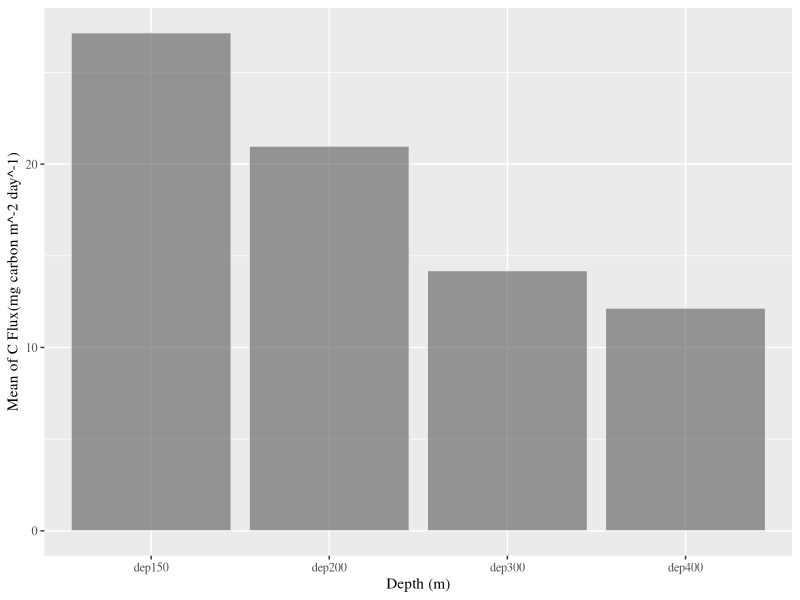
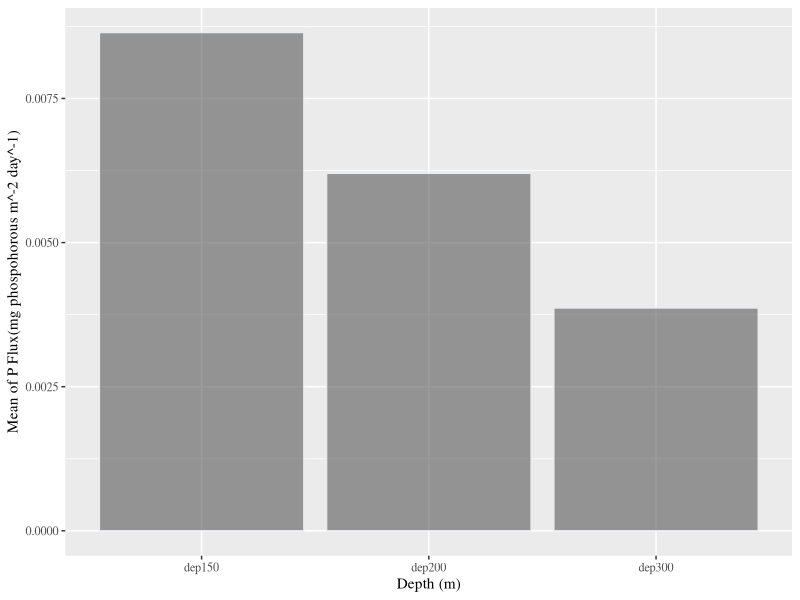
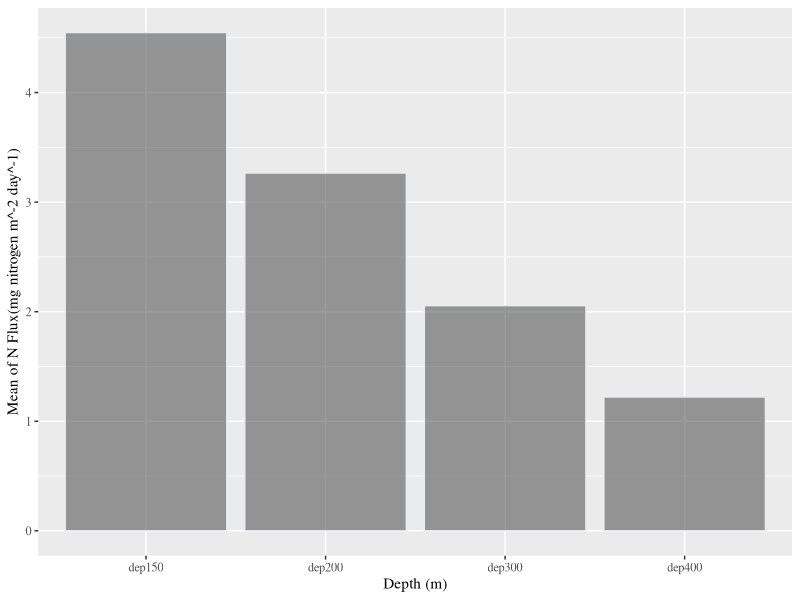
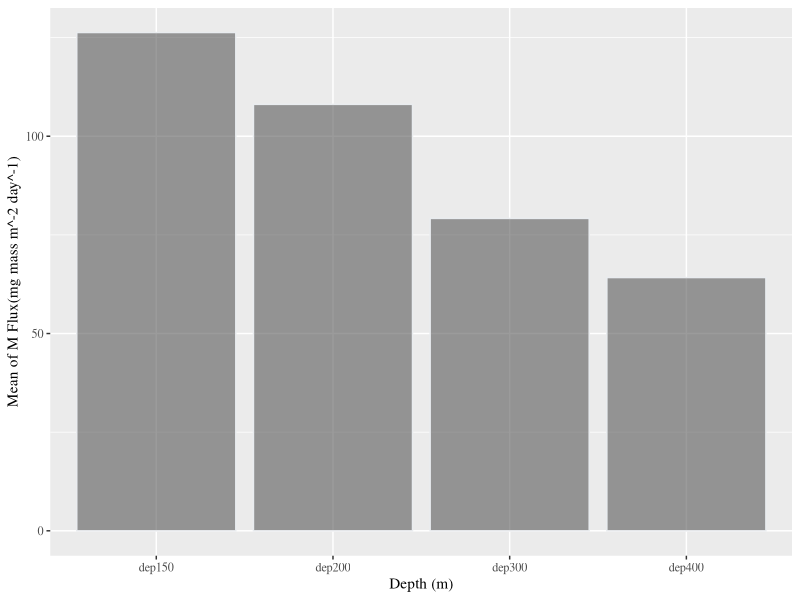
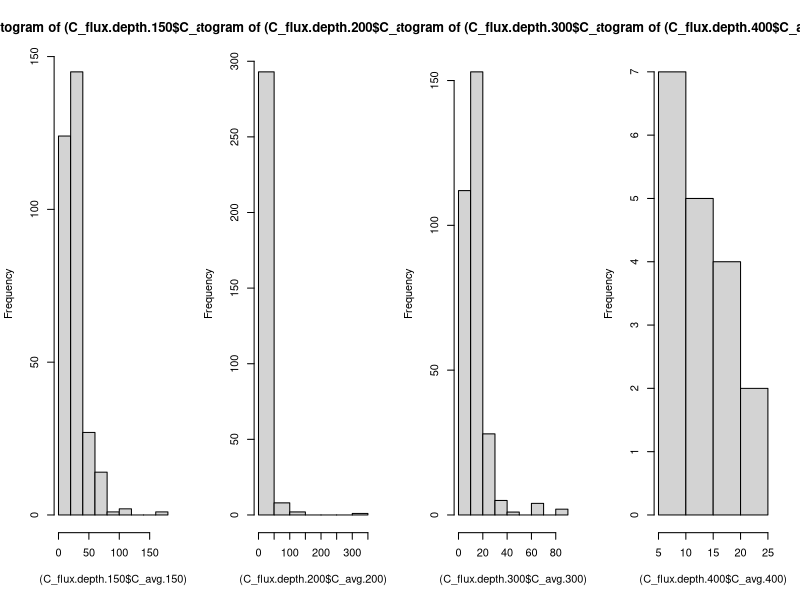
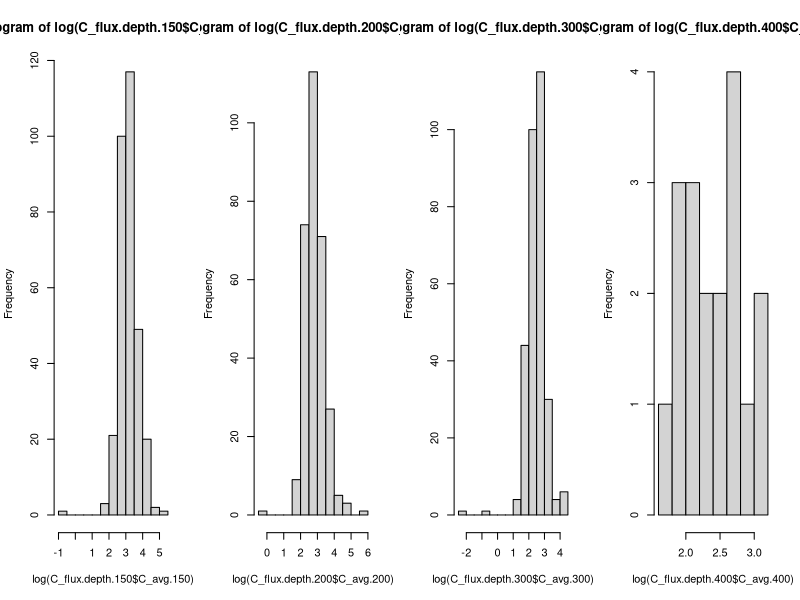
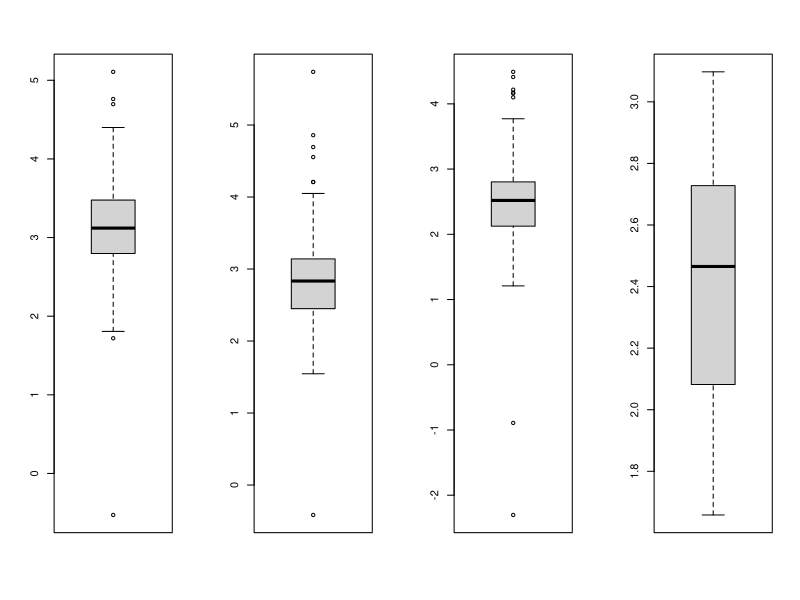
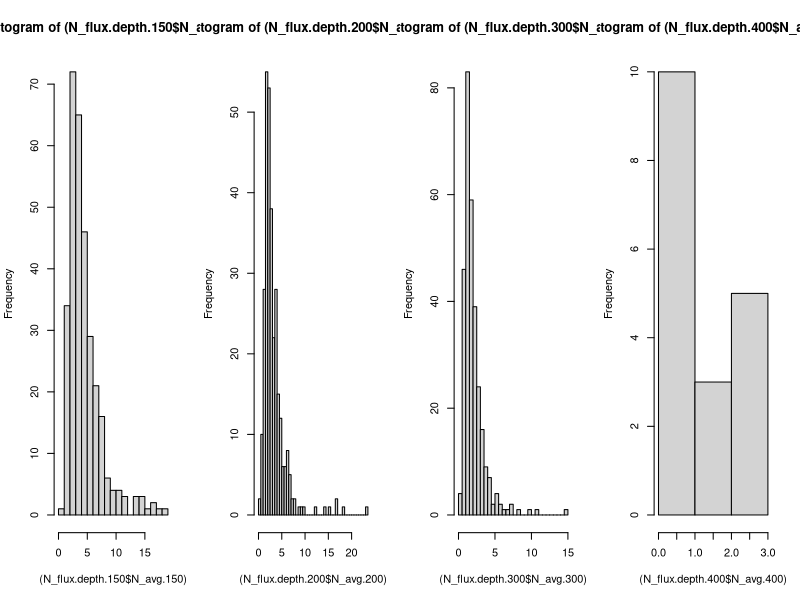

These figures' R source, in order:
## ---- chunk 1
rm(list=ls(all=TRUE))  #Housekeeping: clear out old files

options(warn = -1)
knitr::opts_chunk$set(echo = T, fig.height=6, fig.width=8, warning = F, message = F) 
## ---- chunk 2
bats_flux <- read.csv("bats_flux.csv")

delete.na <- function(DF, n=0) {
  DF[rowSums(is.na(DF)) <= n,]
} #Function that takes rows out that contains NAs 
bats_flux.noNA <- delete.na(bats_flux) # Take out rows containing NAs 

# Too many observations taken out, lets subset a new data frame

Data <- subset(bats_flux,select = c("cr","dep","yymmdd1","yymmdd2","Lat2","Lat2.1","Long1","Long2","M_avg","C_avg","N_avg","P_avg"))
Data.noNA <- delete.na(Data)

# now we can use Data.noNA to compare each flux to one another, since no flux contains NAs

## ---- chunk 3
head(Data.noNA)
## ---- chunk 4
# separate each flux into its own dataframe 
# delete rows that contain NAs 
C_flux.data <- delete.na(subset(Data,select = c("cr","dep","yymmdd1","yymmdd2","Lat2","Lat2.1","Long1","Long2","C_avg")))
N_flux.data <- delete.na(subset(Data,select = c("cr","dep","yymmdd1","yymmdd2","Lat2","Lat2.1","Long1","Long2","N_avg")))
P_flux.data <- delete.na(subset(Data,select = c("cr","dep","yymmdd1","yymmdd2","Lat2","Lat2.1","Long1","Long2","P_avg")))
M_flux.data <- delete.na(subset(Data,select = c("cr","dep","yymmdd1","yymmdd2","Lat2","Lat2.1","Long1","Long2","M_avg")))
## ---- chunk 5
# Subset each depth and rename columns 
library(tidyverse)
library(dplyr)
# use tideyverse instead
C_flux.depth.150 <- subset(C_flux.data, dep == 150)
C_flux.depth.150 <- rename(C_flux.depth.150,c("dep.150" = "dep"))
C_flux.depth.150 <- rename(C_flux.depth.150, c("C_avg.150" = "C_avg" ))
C_flux.depth.200 <- subset(C_flux.data, dep == 200)
C_flux.depth.200 <- rename(C_flux.depth.200, c("dep.200"="dep"))
C_flux.depth.200 <- rename(C_flux.depth.200, c("C_avg.200" ="C_avg"))
C_flux.depth.300 <- subset(C_flux.data, dep == 300)
C_flux.depth.300 <- rename(C_flux.depth.300, c("dep.300"="dep"))
C_flux.depth.300 <- rename(C_flux.depth.300, c("C_avg.300" ="C_avg"))
C_flux.depth.400 <- subset(C_flux.data, dep == 400)
C_flux.depth.400 <- rename(C_flux.depth.400, c("dep.400"="dep"))
C_flux.depth.400 <- rename(C_flux.depth.400, c("C_avg.400" ="C_avg"))
## ---- chunk 6
N_flux.depth.150 <- subset(N_flux.data, dep == 150)
N_flux.depth.150 <- rename(N_flux.depth.150, c("dep.150"="dep"))
N_flux.depth.150 <- rename(N_flux.depth.150, c("N_avg.150" ="N_avg"))
N_flux.depth.200 <- subset(N_flux.data, dep == 200)
N_flux.depth.200 <- rename(N_flux.depth.200, c("dep.200"="dep"))
N_flux.depth.200 <- rename(N_flux.depth.200, c("N_avg.200" ="N_avg"))
N_flux.depth.300 <- subset(N_flux.data, dep == 300)
N_flux.depth.300 <- rename(N_flux.depth.300, c("dep.300"="dep"))
N_flux.depth.300 <- rename(N_flux.depth.300, c("N_avg.300" ="N_avg"))
N_flux.depth.400 <- subset(N_flux.data, dep == 400)
N_flux.depth.400 <- rename(N_flux.depth.400, c("dep.400"="dep"))
N_flux.depth.400 <- rename(N_flux.depth.400, c("N_avg.400" ="N_avg"))
## ---- chunk 7
P_flux.depth.150 <- subset(P_flux.data, dep == 150)
P_flux.depth.150 <- rename(P_flux.depth.150, c("dep.150"="dep"))
P_flux.depth.150 <- rename(P_flux.depth.150, c("P_avg.150" ="P_avg"))
P_flux.depth.200 <- subset(P_flux.data, dep == 200)
P_flux.depth.200 <- rename(P_flux.depth.200, c("dep.200"="dep"))
P_flux.depth.200 <- rename(P_flux.depth.200, c("P_avg.200" ="P_avg"))
P_flux.depth.300 <- subset(P_flux.data, dep == 300)
P_flux.depth.300 <- rename(P_flux.depth.300, c("dep.300"="dep"))
P_flux.depth.300 <- rename(P_flux.depth.300, c("P_avg.300" ="P_avg"))
P_flux.depth.400 <- subset(P_flux.data, dep == 400)
P_flux.depth.400 <- rename(P_flux.depth.400, c("dep.400"="dep"))
P_flux.depth.400 <- rename(P_flux.depth.400, c("P_avg.400" ="P_avg"))
## ---- chunk 8
M_flux.depth.150 <- subset(M_flux.data, dep == 150)
M_flux.depth.150 <- rename(M_flux.depth.150, c("dep.150"="dep"))
M_flux.depth.150 <- rename(M_flux.depth.150, c("M_avg.150" ="M_avg"))
M_flux.depth.200 <- subset(M_flux.data, dep == 200)
M_flux.depth.200 <- rename(M_flux.depth.200, c("dep.200"="dep"))
M_flux.depth.200 <- rename(M_flux.depth.200, c("M_avg.200" ="M_avg"))
M_flux.depth.300 <- subset(M_flux.data, dep == 300)
M_flux.depth.300 <- rename(M_flux.depth.300, c("dep.300"="dep"))
M_flux.depth.300 <- rename(M_flux.depth.300, c("M_avg.300" ="M_avg"))
M_flux.depth.400 <- subset(M_flux.data, dep == 400)
M_flux.depth.400 <- rename(M_flux.depth.400, c("dep.400"="dep"))
M_flux.depth.400 <- rename(M_flux.depth.400, c("M_avg.400" ="M_avg"))
## ---- chunk 9
#n values for C-flux
length(C_flux.depth.150$C_avg.150)
length(C_flux.depth.200$C_avg.200)
length(C_flux.depth.300$C_avg.300)
length(C_flux.depth.400$C_avg.400)
## ---- chunk 10
muCflux150 <- mean(C_flux.depth.150$C_avg.150) #focusing on mean of C-avg at depth 150
s.e150c <- sd(C_flux.depth.150$C_avg.150) / sqrt(314)  #need to find s.e

muCflux200 <- mean(C_flux.depth.200$C_avg.200) #focusing on mean of C-avg at depth 200
s.e200c <- sd(C_flux.depth.200$C_avg.200) / sqrt(304)

muCflux300 <- mean(C_flux.depth.300$C_avg.300) #focusing on mean of C-avg at depth 300
s.e300c <- sd(C_flux.depth.300$C_avg.300) / sqrt(305)

muCflux400 <- mean(C_flux.depth.400$C_avg.400) #focusing on mean of C-avg at depth 400
s.e400c <- sd(C_flux.depth.400$C_avg.400) / sqrt(18)

bar.Cflux <- data.frame(c("dep150","dep200","dep300","dep400"), c(muCflux150,muCflux200,muCflux300,muCflux400), c(s.e150c,s.e200c,s.e300c,s.e400c))
colnames(bar.Cflux)[1] <- "Depth"
colnames(bar.Cflux)[2] <- "C_flux.Mean"
colnames(bar.Cflux)[3] <- "C_flux.SE"
bar.Cflux
## ---- chunk 11
library(ggplot2)
library(dplyr)
library(viridisLite)

Viridis_palette <- viridis(40)[seq(1,40, 2)]
xval <- bar.Cflux$Depth #character objects need quotes
yval <- bar.Cflux$`C_flux.Mean`

ggplot()+geom_col(bar.Cflux, mapping=aes(x= Depth, y = C_flux.Mean), color="#e9ecef", alpha=0.6,) +                                     
xlab("Depth (m)") + ylab("Mean of C Flux(mg carbon m^-2 day^-1)") +                
                                           
 theme(text = element_text(family = 'serif')) +                       
scale_fill_manual(values = Viridis_palette)                        
## ---- chunk 12
#n values for P-flux
length(P_flux.depth.150$P_avg.150)
length(P_flux.depth.200$P_avg.200)
length(P_flux.depth.300$P_avg.300)
length(P_flux.depth.400$P_avg.400)
## ---- chunk 13
muPflux150 <- mean(P_flux.depth.150$P_avg.150) #focusing on mean of P-avg at depth 150
s.e150p <- sd(P_flux.depth.150$P_avg.150) / sqrt(109)  #need to find s.e

muPflux200 <- mean(P_flux.depth.200$P_avg.200) #focusing on mean of P-avg at depth 200
s.e200p <- sd(P_flux.depth.200$P_avg.200) / sqrt(106)

muPflux300 <- mean(P_flux.depth.300$P_avg.300) #focusing on mean of P-avg at depth 300
s.e300p <- sd(P_flux.depth.300$P_avg.300) / sqrt(105)

bar.Pflux <- data.frame(c("dep150","dep200","dep300"), c(muPflux150,muPflux200,muPflux300), c(s.e150p,s.e200p,s.e300p))
colnames(bar.Pflux)[1] <- "Depth"
colnames(bar.Pflux)[2] <- "P_flux.Mean"
colnames(bar.Pflux)[3] <- "P_flux.SE"
bar.Pflux
## ---- chunk 14
library(ggplot2)
library(dplyr)
library(viridisLite)

Viridis_palette <- viridis(40)[seq(1,40, 2)]
xval <- bar.Pflux$Depth #character objects need quotes
yval <- bar.Pflux$`P_flux.Mean`

ggplot()+geom_col(bar.Pflux, mapping=aes(x= Depth, y = P_flux.Mean), color="#e9ecef", alpha=0.6,) +                                     
xlab("Depth (m)") + ylab("Mean of P Flux(mg phospohorous m^-2 day^-1)") +                
                                           
 theme(text = element_text(family = 'serif')) +                       
scale_fill_manual(values = Viridis_palette)                        
## ---- chunk 15
#n values for N-flux
length(N_flux.depth.150$N_avg.150)
length(N_flux.depth.200$N_avg.200)
length(N_flux.depth.300$N_avg.300)
length(N_flux.depth.400$N_avg.400)
## ---- chunk 16
muNflux150 <- mean(N_flux.depth.150$N_avg.150) #focusing on mean of P-avg at depth 150
s.e150n <- sd(N_flux.depth.150$N_avg.150) / sqrt(312)  #need to find s.e

muNflux200 <- mean(N_flux.depth.200$N_avg.200) #focusing on mean of P-avg at depth 200
s.e200n <- sd(N_flux.depth.200$N_avg.200) / sqrt(302)

muNflux300 <- mean(N_flux.depth.300$N_avg.300) #focusing on mean of P-avg at depth 300
s.e300n <- sd(N_flux.depth.300$N_avg.300) / sqrt(303)

muNflux400 <- mean(N_flux.depth.400$N_avg.400) #focusing on mean of C-avg at depth 400
s.e400n <- sd(N_flux.depth.400$N_avg.400) / sqrt(18)

bar.Nflux <- data.frame(c("dep150","dep200","dep300","dep400"), c(muNflux150,muNflux200,muNflux300,muNflux400), c(s.e150n,s.e200n,s.e300n,s.e400n))
colnames(bar.Nflux)[1] <- "Depth"
colnames(bar.Nflux)[2] <- "N_flux.Mean"
colnames(bar.Nflux)[3] <- "N_flux.SE"
bar.Nflux
## ---- chunk 17
library(ggplot2)
library(dplyr)
library(viridisLite)

Viridis_palette <- viridis(40)[seq(1,40, 2)]
xval <- bar.Nflux$Depth #character objects need quotes
yval <- bar.Nflux$`N_flux.Mean`

ggplot()+geom_col(bar.Nflux, mapping=aes(x= Depth, y = N_flux.Mean), color="#e9ecef", alpha=0.6,) +                                     
xlab("Depth (m)") + ylab("Mean of N Flux(mg nitrogen m^-2 day^-1)") +                
                                           
 theme(text = element_text(family = 'serif')) +                       
scale_fill_manual(values = Viridis_palette)                        
## ---- chunk 18
#n values for M-flux
length(M_flux.depth.150$M_avg.150)
length(M_flux.depth.200$M_avg.200)
length(M_flux.depth.300$M_avg.300)
length(M_flux.depth.400$M_avg.400)
## ---- chunk 19
muMflux150 <- mean(M_flux.depth.150$M_avg.150) #focusing on mean of P-avg at depth 150
s.e150m <- sd(M_flux.depth.150$M_avg.150) / sqrt(314)  #need to find s.e

muMflux200 <- mean(M_flux.depth.200$M_avg.200) #focusing on mean of P-avg at depth 200
s.e200m <- sd(M_flux.depth.200$M_avg.200) / sqrt(305)

muMflux300 <- mean(M_flux.depth.300$M_avg.300) #focusing on mean of P-avg at depth 300
s.e300m <- sd(M_flux.depth.300$M_avg.300) / sqrt(305)

muMflux400 <- mean(M_flux.depth.400$M_avg.400) #focusing on mean of C-avg at depth 400
s.e400m <- sd(M_flux.depth.400$M_avg.400) / sqrt(17)

bar.Mflux <- data.frame(c("dep150","dep200","dep300","dep400"), c(muMflux150,muMflux200,muMflux300,muMflux400), c(s.e150m,s.e200m,s.e300m,s.e400m))
colnames(bar.Mflux)[1] <- "Depth"
colnames(bar.Mflux)[2] <- "M_flux.Mean"
colnames(bar.Mflux)[3] <- "M_flux.SE"
bar.Mflux
## ---- chunk 20
library(ggplot2)
library(dplyr)
library(viridisLite)

Viridis_palette <- viridis(40)[seq(1,40, 2)]
xval <- bar.Mflux$Depth #character objects need quotes
yval <- bar.Mflux$`M_flux.Mean`

ggplot()+geom_col(bar.Mflux, mapping=aes(x= Depth, y = M_flux.Mean), color="#e9ecef", alpha=0.6,) +                                     
xlab("Depth (m)") + ylab("Mean of M Flux(mg mass m^-2 day^-1)") +                
                                           
 theme(text = element_text(family = 'serif')) +                       
scale_fill_manual(values = Viridis_palette)                        
## ---- chunk 21
# Checking for normaility and no outliers in Carbon Flux 
par(mfrow=c(1,4))
hist((C_flux.depth.150$C_avg.150))
hist((C_flux.depth.200$C_avg.200))
hist((C_flux.depth.300$C_avg.300))
hist((C_flux.depth.400$C_avg.400))

# using natural log to Transform the data 
par(mfrow=c(1,4))
hist(log(C_flux.depth.150$C_avg.150))
hist(log(C_flux.depth.200$C_avg.200))
hist(log(C_flux.depth.300$C_avg.300))
hist(log(C_flux.depth.400$C_avg.400))

# Checking for outliers
par(mfrow=c(1,4))
boxplot(log(C_flux.depth.150$C_avg.150))
boxplot(log(C_flux.depth.200$C_avg.200))
boxplot(log(C_flux.depth.300$C_avg.300))
boxplot(log(C_flux.depth.400$C_avg.400))
## ---- chunk 22
# Checking for normaility and no outliers in Nitrogen Flux 
par(mfrow=c(1,4))
hist((N_flux.depth.150$N_avg.150), breaks = "FD")
hist((N_flux.depth.200$N_avg.200), breaks = "FD")
hist((N_flux.depth.300$N_avg.300), breaks = "FD")
hist((N_flux.depth.400$N_avg.400), breaks = "FD")

# using natural log to Transform the data 
par(mfrow=c(1,4))
hist(log(N_flux.depth.150$N_avg.150))
hist(log(N_flux.depth.200$N_avg.200))
hist(log(N_flux.depth.300$N_avg.300))
hist(log(N_flux.depth.400$N_avg.400))

# Checking for outliers
par(mfrow=c(1,4))
boxplot(log(N_flux.depth.150$N_avg.150))
boxplot(log(N_flux.depth.200$N_avg.200))
boxplot(log(N_flux.depth.300$N_avg.300))
boxplot(log(N_flux.depth.400$N_avg.400))
## ---- chunk 23
# Checking for normaility and no outliers in Phosporous Flux 
par(mfrow=c(1,3))
hist((P_flux.depth.150$P_avg.150), breaks = "FD")
hist((P_flux.depth.200$P_avg.200), breaks = "FD")
hist((P_flux.depth.300$P_avg.300), breaks = "FD")

# using natural log to Transform the data 
par(mfrow=c(1,3))
hist(log(P_flux.depth.150$P_avg.150))
hist(log(P_flux.depth.200$P_avg.200))
hist(log(P_flux.depth.300$P_avg.300))

# Checking for outliers
par(mfrow=c(1,3))
boxplot(log(P_flux.depth.150$P_avg.150))
boxplot(log(P_flux.depth.200$P_avg.200))
boxplot(log(P_flux.depth.300$P_avg.300))
## ---- chunk 24
# Checking for normaility and no outliers in Mass Flux 
par(mfrow=c(1,4))
hist((M_flux.depth.150$M_avg.150), breaks = "FD")
hist((M_flux.depth.200$M_avg.200), breaks = "FD")
hist((M_flux.depth.300$M_avg.300), breaks = "FD")
hist((M_flux.depth.400$M_avg.400), breaks = "FD")

# using natural log to Transform the data 
par(mfrow=c(1,4))
hist(log(M_flux.depth.150$M_avg.150))
hist(log(M_flux.depth.200$M_avg.200))
hist(log(M_flux.depth.300$M_avg.300))
hist(log(M_flux.depth.400$M_avg.400))

# Checking for outliers
par(mfrow=c(1,4))
boxplot(log(M_flux.depth.150$M_avg.150))
boxplot(log(M_flux.depth.200$M_avg.200))
boxplot(log(M_flux.depth.300$M_avg.300))
boxplot(log(M_flux.depth.400$M_avg.400))
## ---- chunk 25
#create D-bar for each paired group
C.depth.150.200 <- merge(C_flux.depth.150,C_flux.depth.200,by = c("cr","yymmdd1","yymmdd2","Lat2","Lat2.1","Long1","Long2"))
C.depth.150.200$D_bar <- C.depth.150.200$C_avg.150 - C.depth.150.200$C_avg.200

C.depth.200.300 <- merge(C_flux.depth.200,C_flux.depth.300,by = c("cr","yymmdd1","yymmdd2","Lat2","Lat2.1","Long1","Long2"))
C.depth.200.300$D_bar <- C.depth.200.300$C_avg.200 - C.depth.200.300$C_avg.300

N.depth.150.200 <- merge(N_flux.depth.150,N_flux.depth.200,by = c("cr","yymmdd1","yymmdd2","Lat2","Lat2.1","Long1","Long2"))
N.depth.150.200$D_bar <- N.depth.150.200$N_avg.150 - N.depth.150.200$N_avg.200

N.depth.200.300 <- merge(N_flux.depth.200,N_flux.depth.300,by = c("cr","yymmdd1","yymmdd2","Lat2","Lat2.1","Long1","Long2"))
N.depth.200.300$D_bar <- N.depth.200.300$N_avg.200 - N.depth.200.300$N_avg.300

P.depth.150.200 <- merge(P_flux.depth.150,P_flux.depth.200,by = c("cr","yymmdd1","yymmdd2","Lat2","Lat2.1","Long1","Long2"))
P.depth.150.200$D_bar <- P.depth.150.200$P_avg.150 - P.depth.150.200$P_avg.200

P.depth.200.300 <- merge(P_flux.depth.200,P_flux.depth.300,by = c("cr","yymmdd1","yymmdd2","Lat2","Lat2.1","Long1","Long2"))
P.depth.200.300$D_bar <- P.depth.200.300$P_avg.200 - P.depth.200.300$P_avg.300

M.depth.150.200 <- merge(M_flux.depth.150,M_flux.depth.200,by = c("cr","yymmdd1","yymmdd2","Lat2","Lat2.1","Long1","Long2"))
M.depth.150.200$D_bar <- M.depth.150.200$M_avg.150 - M.depth.150.200$M_avg.200

M.depth.200.300 <- merge(M_flux.depth.200,M_flux.depth.300,by = c("cr","yymmdd1","yymmdd2","Lat2","Lat2.1","Long1","Long2"))
M.depth.200.300$D_bar <- M.depth.200.300$M_avg.200 - M.depth.200.300$M_avg.300

D_bar.mean <- data.frame(c("dep150.200","dep200.300"), c(mean(C.depth.150.200$D_bar), mean(C.depth.200.300$D_bar)), c(mean(N.depth.150.200$D_bar), mean(N.depth.200.300$D_bar)), c(mean(P.depth.150.200$D_bar), mean(P.depth.200.300$D_bar)), c(mean(M.depth.150.200$D_bar), mean(M.depth.200.300$D_bar)))
colnames(D_bar.mean)[1] <- "Depth.Compare"
colnames(D_bar.mean)[2] <- "C_flux"
colnames(D_bar.mean)[3] <- "N_flux"
colnames(D_bar.mean)[4] <- "P_flux"
colnames(D_bar.mean)[5] <- "M_flux"
D_bar.mean
## ---- chunk 26
#check distribution of D-bar (difference between paried depth samples)

# Carbon 
par(mfrow=c(1,3))
hist(C.depth.150.200$D_bar, breaks = "FD")
hist(log(C.depth.150.200$D_bar), breaks = "FD") #try lo transform 
boxplot(log(C.depth.150.200$D_bar)) #lots of outliers 

par(mfrow=c(1,3))
hist(C.depth.200.300$D_bar, breaks = "FD")
hist(log(C.depth.200.300$D_bar), breaks = "FD") #try lo transform 
boxplot(log(C.depth.200.300$D_bar)) #lots of outliers 

# Nitrogen
par(mfrow=c(1,3))
hist(N.depth.150.200$D_bar, breaks = "FD")
hist(log(N.depth.150.200$D_bar), breaks = "FD") #try lo transform 
boxplot(log(N.depth.150.200$D_bar)) #lots of outliers 

par(mfrow=c(1,3))
hist(N.depth.200.300$D_bar, breaks = "FD")
hist(log(N.depth.200.300$D_bar), breaks = "FD") #try lo transform 
boxplot(log(N.depth.200.300$D_bar)) #lots of outliers 

# Phosphorous
par(mfrow=c(1,3))
hist(P.depth.150.200$D_bar, breaks = "FD")
hist(log(P.depth.150.200$D_bar), breaks = "FD") #try lo transform 
boxplot(log(P.depth.150.200$D_bar)) #lots of outliers 

par(mfrow=c(1,3))
hist(P.depth.200.300$D_bar, breaks = "FD")
hist(log(P.depth.200.300$D_bar), breaks = "FD") #try lo transform 
boxplot(log(P.depth.200.300$D_bar)) #lots of outliers 

# Mass 
par(mfrow=c(1,3))
hist(M.depth.150.200$D_bar, breaks = "FD")
hist(log(M.depth.150.200$D_bar), breaks = "FD") #try lo transform 
boxplot(log(M.depth.150.200$D_bar)) #lots of outliers 

par(mfrow=c(1,3))
hist(M.depth.200.300$D_bar, breaks = "FD")
hist(log(M.depth.200.300$D_bar), breaks = "FD") #try lo transform 
boxplot(log(M.depth.200.300$D_bar)) #lots of outliers 
## ---- chunk 27
t.test(log(C.depth.150.200$C_avg.150) ,log(C.depth.150.200$C_avg.200), alternative = "greater", paired = TRUE, var.equal = TRUE)

## ---- chunk 28
t.test(log(C.depth.200.300$C_avg.200) ,log(C.depth.200.300$C_avg.300), alternative = "greater", paired = TRUE, var.equal = TRUE)
## ---- chunk 29
t.test(log(N.depth.150.200$N_avg.150) ,log(N.depth.150.200$N_avg.200), alternative = "greater", paired = TRUE, var.equal = TRUE)
## ---- chunk 30
t.test(log(N.depth.200.300$N_avg.200) ,log(N.depth.200.300$N_avg.300), alternative = "greater", paired = TRUE, var.equal = TRUE)
## ---- chunk 31
t.test(log(P.depth.150.200$P_avg.150) ,log(P.depth.150.200$P_avg.200), alternative = "greater", paired = TRUE, var.equal = TRUE)
## ---- chunk 32
t.test(log(P.depth.200.300$P_avg.200) ,log(P.depth.200.300$P_avg.300), alternative = "greater", paired = TRUE, var.equal = TRUE)
## ---- chunk 33
t.test(log(M.depth.150.200$M_avg.150) ,log(M.depth.150.200$M_avg.200), alternative = "greater", paired = TRUE, var.equal = TRUE)
## ---- chunk 34
t.test(log(M.depth.200.300$M_avg.200) ,log(M.depth.200.300$M_avg.300), alternative = "greater", paired = TRUE, var.equal = TRUE)
## ---- chunk 35
# plotting each nutrient flux against mass flux

#plot(Data.noNA) # we see some relationships between mass flux and the rest of the nutrient fluxes
par(mfrow=c(1,3))
plot(log(Data.noNA$C_avg),log(Data.noNA$M_avg)) #good linearity, but clumping
lmfit_C.M <- lm(log(M_avg) ~ log(C_avg), data = Data.noNA)
summary(lmfit_C.M)
abline(lmfit_C.M)

plot(log(Data.noNA$N_avg),log(Data.noNA$M_avg)) # alright linearity, still clumping 
lmfit_N.M <- lm(log(M_avg) ~ log(N_avg), data = Data.noNA)
summary(lmfit_N.M)
abline(lmfit_N.M)

plot(log(Data.noNA$P_avg),log(Data.noNA$M_avg)) # worse, still clumping 
lmfit_P.M <- lm(log(M_avg) ~ log(P_avg), data = Data.noNA)
summary(lmfit_P.M)
abline(lmfit_P.M)

## ---- chunk 36
resids <- resid( lmfit_C.M ) # extract epsilon_hats
fit <- fitted ( lmfit_C.M ) # extract y_hats

par(mfrow=c(1,2))

hist(resids, breaks=20)
qqnorm(resids)
qqline(resids) # add straight line from true normal

plot(resids, main="resid vs i") 
abline(h=0) # mean of epsilon_hat

plot(x=fit, y=resids, main="resid vs y_hat")
abline(h=0)

## ---- chunk 37
resids <- resid( lmfit_N.M ) # extract epsilon_hats
fit <- fitted ( lmfit_N.M ) # extract y_hats

par(mfrow=c(1,2))

hist(resids, breaks=20)
qqnorm(resids)
qqline(resids) # add straight line from true normal

plot(resids, main="resid vs i") 
abline(h=0) # mean of epsilon_hat

plot(x=fit, y=resids, main="resid vs y_hat")
abline(h=0)

## ---- chunk 38
resids <- resid( lmfit_P.M ) # extract epsilon_hats
fit <- fitted ( lmfit_P.M ) # extract y_hats

par(mfrow=c(1,2))

hist(resids, breaks=20)
qqnorm(resids)
qqline(resids) # add straight line from true normal

plot(resids, main="resid vs i") 
abline(h=0) # mean of epsilon_hat

plot(x=fit, y=resids, main="resid vs y_hat")
abline(h=0)

## ---- chunk 39
plot(Data.noNA) # we see collinearity between Carbon and Nitrogen
Data.noNA$flux <- Data.noNA$C_avg - Data.noNA$N_avg  #combine the fluxes

lmfit.flux <- lm(log(M_avg) ~ log(flux),
         data=Data.noNA)
summary(lmfit.flux)
plot(log(Data.noNA$flux), log(Data.noNA$M_avg))
abline(lmfit.flux)

resids <- resid( lmfit.flux ) # extract epsilon_hats
fit <- fitted ( lmfit.flux ) # extract y_hats

par(mfrow=c(1,2))

hist(resids, breaks=20)
qqnorm(resids)
qqline(resids) # add straight line from true normal

plot(resids, main="resid vs i") 
abline(h=0) # mean of epsilon_hat

plot(x=fit, y=resids, main="resid vs y_hat")
abline(h=0)

## ---- chunk 40
# dept v. average for C_avg

par(mfrow=c(1,4))

plot(Data.noNA$dep, log(Data.noNA$C_avg))
lmfit_Dep.C <- lm(log(C_avg) ~ dep, data = Data.noNA)
summary(lmfit_Dep.C)
abline(lmfit_Dep.C)

plot(Data.noNA$dep, log(Data.noNA$N_avg))
lmfit_Dep.N <- lm(log(N_avg) ~ dep, data = Data.noNA)
summary(lmfit_Dep.N)
abline(lmfit_Dep.N)

plot(Data.noNA$dep, log(Data.noNA$P_avg))
lmfit_Dep.P <- lm(log(P_avg) ~ dep, data = Data.noNA)
summary(lmfit_Dep.P)
abline(lmfit_Dep.P)

plot(Data.noNA$dep, log(Data.noNA$M_avg))
lmfit_Dep.M <- lm(log(M_avg) ~ dep, data = Data.noNA)
summary(lmfit_Dep.M)
abline(lmfit_Dep.M)
## ---- chunk 41

lmfit.MR <- lm(log(M_avg) ~ log(flux) + dep, data = Data.noNA)
summary(lmfit.MR)

resids <- resid( lmfit.MR ) # extract epsilon_hats
fit <- fitted ( lmfit.MR ) # extract y_hats

par(mfrow=c(1,2))

hist(resids, breaks=20)
qqnorm(resids)
qqline(resids) # add straight line from true normal

plot(resids, main="resid vs i") 
abline(h=0) # mean of epsilon_hat

plot(x=fit, y=resids, main="resid vs y_hat")
abline(h=0)
## ---- chunk 42
smaller <- lmfit.flux; larger <- lmfit.MR
anova(smaller, larger)

## ---- chunk 43
smaller.1 <- lmfit_Dep.M; larger <- lmfit.MR
anova(smaller.1, larger)
## ---- chunk 44
#we want to make predictions on the Mass average flux. 

# we want to compare this against depth and C,N,P fluxes 

# Depth is categorical 
# N,P,C are numerical 

library(psych) # for `pairs.panels()`
library(lattice)

ANOCOVA.data <- subset(Data.noNA, select = c("dep", "M_avg", "C_avg","N_avg","P_avg"))
attach(ANOCOVA.data)

summary(ANOCOVA.data)

pairs.panels(data.frame(as.factor(dep),log(C_avg),log(N_avg),log(P_avg),log(M_avg)))

xyplot(log(M_avg) ~ log(C_avg) | as.factor(dep), 
                  main="Fig2a: Activity level-specific scatterplots"
           )

    xyplot(log(M_avg) ~ log(C_avg), groups=as.factor(dep), 
                  auto.key=TRUE,
                  main="Fig2b: Scatterplot with color=group level"
           )
    
    xyplot(log(M_avg) ~ log(C_avg), groups=as.factor(dep), 
                  type=c("p","r"), # `p` for _points_, `r` for _regression line_
                                   # see https://stackoverflow.com/questions/12972039/plotting-xyplot-with-regression-line-on-lattice-graphics for more
                  auto.key=TRUE,
                  main="Fig3: Three standalone depth level-specific `lm()` fits"
           )
## ---- chunk 45
#reformat yymmdd so that r can better use it blocking factors 

# only yymmdd1 was used to create new year and month columns since yymmdd1 and yymmdd2 sampled were only a couple days apart and were averaged out in flux columns

Data.noNA$Date <- as.Date(paste(substr(Data.noNA$yymmdd1,1,4),
                                         substr(Data.noNA$yymmdd1,5,6),
                                         substr(Data.noNA$yymmdd1,7,8), sep = "-"),
                                   format = '%Y-%m-%d')

Data.noNA$Year <- substr(Data.noNA$yymmdd1,1,4)

#install.packages("lubridate")
library(lubridate)                            
Data.noNA$month <- as.Date(paste(substr(Data.noNA$yymmdd1,5,6),
                              substr(Data.noNA$yymmdd1,7,8), sep = "-"),
                        format = '%m-%d')           
Data.noNA$month <- round_date(Data.noNA$month, unit = "month")
Data.noNA$month <- format(Data.noNA$month,format = "%Y-%b-%d")
Data.noNA$month <- substr(paste(Data.noNA$month),6,8)

## ---- chunk 46
ANOCOVA.data <- subset(Data.noNA, select = c("dep", "M_avg", "C_avg","N_avg","P_avg", "Year", "month"))
ANOCOVA.data <- as.vector(ANOCOVA.data)
ANCOVA <- lm(log(M_avg) ~ log(C_avg) + log(N_avg) + log(P_avg) + dep + as.factor(Year) + as.factor(month),data = ANOCOVA.data)
summary(ANCOVA)
plot(ANCOVA)
resids <- resid(ANCOVA)
fit <-fitted(ANCOVA)
